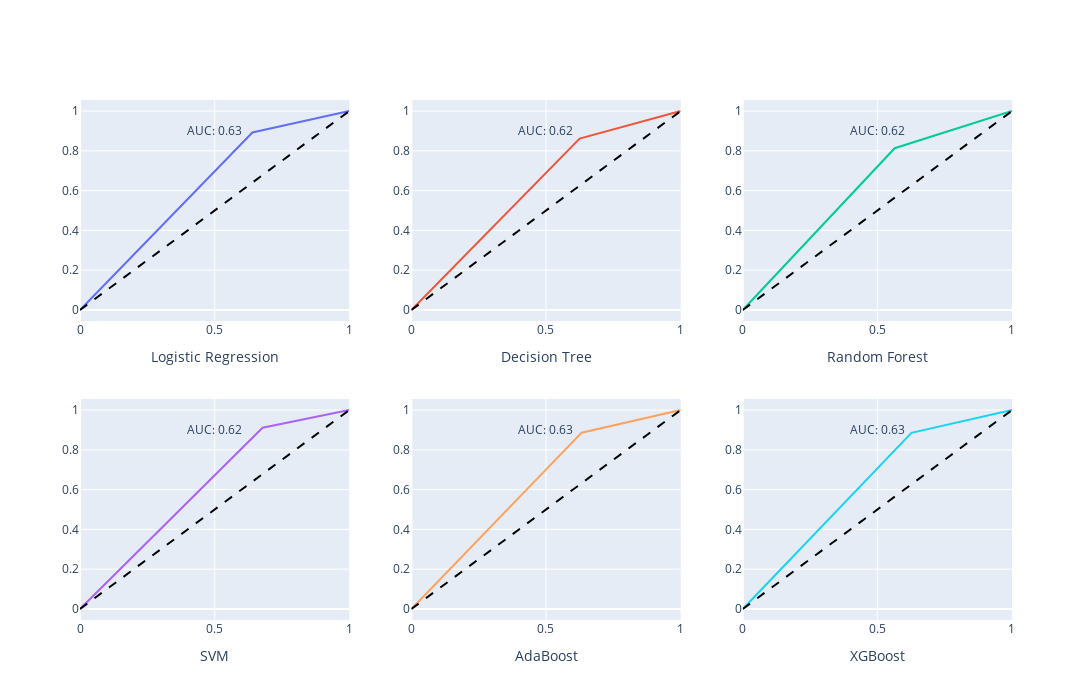

Source (notebook cell):
### Code cell
fig = make_subplots(rows=2, cols=3)

fig.add_trace(
    go.Scatter(x=lr_fpr, y=lr_tpr, mode='lines', name='LogisticRegression'),
    row=1, col=1
)

fig.add_trace(
    go.Scatter(x=dt_fpr, y=dt_tpr, mode='lines'),
    row=1, col=2
)

fig.add_trace(
    go.Scatter(x=rf_fpr, y=rf_tpr, mode='lines'),
    row=1, col=3
)

fig.add_trace(
    go.Scatter(x=svm_fpr, y=svm_tpr, mode='lines'),
    row=2, col=1
)

fig.add_trace(
    go.Scatter(x=ada_fpr, y=ada_tpr, mode='lines'),
    row=2, col=2
)

fig.add_trace(
    go.Scatter(x=xgbc_fpr, y=xgbc_tpr, mode='lines'),
    row=2, col=3
)

random_guess = go.Scatter(x=[0, 1], y=[0, 1], mode='lines', line={'dash': 'dash', 'color': 'black'}, name='Random Guess')
for row in range(1, 3):
    for col in range(1, 4):
        fig.add_trace(random_guess, row=row, col=col)

fig.update_xaxes(title_text="Logistic Regression", row=1, col=1)
fig.update_xaxes(title_text="Decision Tree", row=1, col=2)
fig.update_xaxes(title_text="Random Forest", row=1, col=3)
fig.update_xaxes(title_text="SVM", row=2, col=1)
fig.update_xaxes(title_text="AdaBoost", row=2, col=2)
fig.update_xaxes(title_text="XGBoost", row=2, col=3)

fig.add_annotation(text=f'AUC: {auc_lr:.2f}', x=0.5, y=0.9, showarrow=False, row=1, col=1)
fig.add_annotation(text=f'AUC: {auc_dt:.2f}', x=0.5, y=0.9, showarrow=False, row=1, col=2)
fig.add_annotation(text=f'AUC: {auc_rf:.2f}', x=0.5, y=0.9, showarrow=False, row=1, col=3)
fig.add_annotation(text=f'AUC: {auc_svm:.2f}', x=0.5, y=0.9, showarrow=False, row=2, col=1)
fig.add_annotation(text=f'AUC: {auc_ada:.2f}', x=0.5, y=0.9, showarrow=False, row=2, col=2)
fig.add_annotation(text=f'AUC: {auc_xgbc:.2f}', x=0.5, y=0.9, showarrow=False, row=2, col=3)

fig.update_layout(width=1300, height=700, showlegend=False)
fig.write_image('data/images/vanilla_model_auc.png')

fig.show()

### Figure 1 — Plotly figure (JSON) as saved in the notebook; plotly's stock layout.template omitted (floating-point values rounded to 4 significant figures)
{"data": [{"mode": "lines", "name": "LogisticRegression", "type": "scatter", "x": [0, 0.6403, 1], "xaxis": "x", "y": [0, 0.8921, 1], "yaxis": "y"}, {"mode": "lines", "type": "scatter", "x": [0, 0.6249, 1], "xaxis": "x2", "y": [0, 0.8615, 1], "yaxis": "y2"}, {"mode": "lines", "type": "scatter", "x": [0, 0.5642, 1], "xaxis": "x3", "y": [0, 0.8131, 1], "yaxis": "y3"}, {"mode": "lines", "type": "scatter", "x": [0, 0.6782, 1], "xaxis": "x4", "y": [0, 0.9111, 1], "yaxis": "y4"}, {"mode": "lines", "type": "scatter", "x": [0, 0.6324, 1], "xaxis": "x5", "y": [0, 0.8862, 1], "yaxis": "y5"}, {"mode": "lines", "type": "scatter", "x": [0, 0.6266, 1], "xaxis": "x6", "y": [0, 0.8854, 1], "yaxis": "y6"}, {"line": {"color": "black", "dash": "dash"}, "mode": "lines", "name": "Random Guess", "type": "scatter", "x": [0, 1], "xaxis": "x", "y": [0, 1], "yaxis": "y"}, {"line": {"color": "black", "dash": "dash"}, "mode": "lines", "name": "Random Guess", "type": "scatter", "x": [0, 1], "xaxis": "x2", "y": [0, 1], "yaxis": "y2"}, {"line": {"color": "black", "dash": "dash"}, "mode": "lines", "name": "Random Guess", "type": "scatter", "x": [0, 1], "xaxis": "x3", "y": [0, 1], "yaxis": "y3"}, {"line": {"color": "black", "dash": "dash"}, "mode": "lines", "name": "Random Guess", "type": "scatter", "x": [0, 1], "xaxis": "x4", "y": [0, 1], "yaxis": "y4"}, {"line": {"color": "black", "dash": "dash"}, "mode": "lines", "name": "Random Guess", "type": "scatter", "x": [0, 1], "xaxis": "x5", "y": [0, 1], "yaxis": "y5"}, {"line": {"color": "black", "dash": "dash"}, "mode": "lines", "name": "Random Guess", "type": "scatter", "x": [0, 1], "xaxis": "x6", "y": [0, 1], "yaxis": "y6"}], "layout": {"annotations": [{"showarrow": false, "text": "AUC: 0.63", "x": 0.5, "xref": "x", "y": 0.9, "yref": "y"}, {"showarrow": false, "text": "AUC: 0.62", "x": 0.5, "xref": "x2", "y": 0.9, "yref": "y2"}, {"showarrow": false, "text": "AUC: 0.62", "x": 0.5, "xref": "x3", "y": 0.9, "yref": "y3"}, {"showarrow": false, "text": "AUC: 0.62", "x": 0.5, "xref": "x4", "y": 0.9, "yref": "y4"}, {"showarrow": false, "text": "AUC: 0.63", "x": 0.5, "xref": "x5", "y": 0.9, "yref": "y5"}, {"showarrow": false, "text": "AUC: 0.63", "x": 0.5, "xref": "x6", "y": 0.9, "yref": "y6"}], "height": 700, "showlegend": false, "width": 1300, "xaxis": {"anchor": "y", "autorange": true, "domain": [0, 0.2889], "range": [0, 1], "title": {"text": "Logistic Regression"}, "type": "linear"}, "xaxis2": {"anchor": "y2", "autorange": true, "domain": [0.3556, 0.6444], "range": [0, 1], "title": {"text": "Decision Tree"}, "type": "linear"}, "xaxis3": {"anchor": "y3", "autorange": true, "domain": [0.7111, 1], "range": [0, 1], "title": {"text": "Random Forest"}, "type": "linear"}, "xaxis4": {"anchor": "y4", "autorange": true, "domain": [0, 0.2889], "range": [0, 1], "title": {"text": "SVM"}, "type": "linear"}, "xaxis5": {"anchor": "y5", "autorange": true, "domain": [0.3556, 0.6444], "range": [0, 1], "title": {"text": "AdaBoost"}, "type": "linear"}, "xaxis6": {"anchor": "y6", "autorange": true, "domain": [0.7111, 1], "range": [0, 1], "title": {"text": "XGBoost"}, "type": "linear"}, "yaxis": {"anchor": "x", "autorange": true, "domain": [0.575, 1], "range": [-0.05556, 1.056], "type": "linear"}, "yaxis2": {"anchor": "x2", "autorange": true, "domain": [0.575, 1], "range": [-0.05556, 1.056], "type": "linear"}, "yaxis3": {"anchor": "x3", "autorange": true, "domain": [0.575, 1], "range": [-0.05556, 1.056], "type": "linear"}, "yaxis4": {"anchor": "x4", "autorange": true, "domain": [0, 0.425], "range": [-0.05556, 1.056], "type": "linear"}, "yaxis5": {"anchor": "x5", "autorange": true, "domain": [0, 0.425], "range": [-0.05556, 1.056], "type": "linear"}, "yaxis6": {"anchor": "x6", "autorange": true, "domain": [0, 0.425], "range": [-0.05556, 1.056], "type": "linear"}}}
